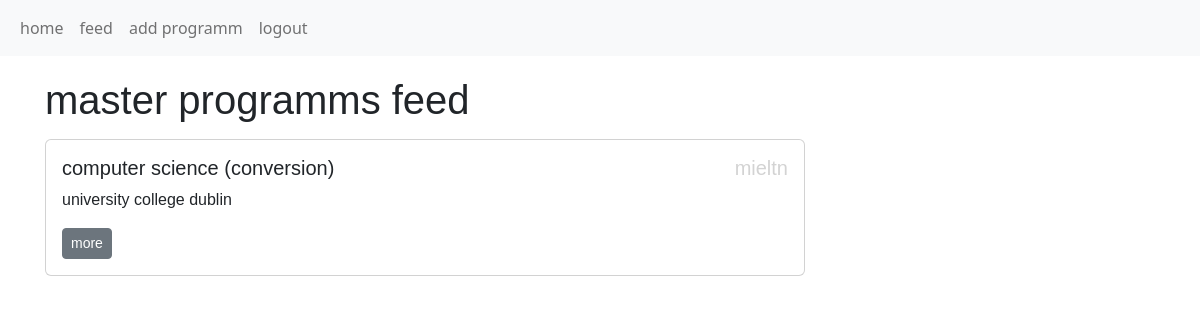
/feed/ (signed in), run on the app's committed database.
### main/models.py (models this page shows, shortened)
class Programm(models.Model):
    user = models.ForeignKey(User, on_delete=models.CASCADE)
    name = models.CharField(max_length=100)
    university = models.CharField(max_length=100)
    country = models.ForeignKey(Country, on_delete=models.CASCADE)
    subject = models.ForeignKey(Subject, on_delete=models.CASCADE)
    duration = models.CharField(max_length=10)
    webpage = models.CharField(max_length=100)
    other = models.CharField(max_length=300, null=True)

### main/views.py (the view)
# urls.py: path("feed/", views.feed, name="feed"),
@login_required()
def feed(request):
    allpr = Programm.objects.all()
    return render(request, "main/feed.html", {"allpr": allpr})

### main/templates/main/feed.html
{% extends 'main/base.html' %}
{% block content %}
    <h1 style="margin-left: 15px">master programms feed</h1>
    {% for item in allpr %}
    <div class="card col-8", style="margin: 15px 15px 15px 15px">
        <div class="card-body">
            <h5 class="card-title">{{item.name}}
                <span style="float: right; color: lightgrey">{{item.user}}</span>
            </h5>
            <p class="card-text">{{item.university}}</p>
            <a href="{% url 'index' %}{{item.id}}" class="btn btn-secondary btn-sm">more</a>
        </div>
    </div>
    {% endfor %}
{% endblock %}

### data on the page
Programm: name "computer science (conversion)", user "mieltn", university "university college dublin"
